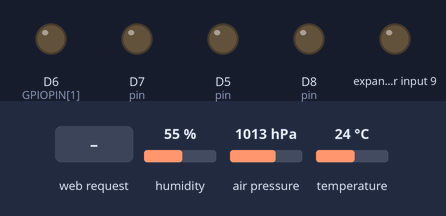
This sketch was run on a simulated ESP8266 (NodeMCU). On the bench: output pins drawn as LEDs (lit = HIGH). Inputs (shaded band) come from the test bench; at power-on: humidity 55 %, air pressure 1013 hPa, temperature 24 °C. WiFi joins after 1.5 s; servers stay silent unless stated; storage starts empty; what the sketch prints to the serial monitor is not drawn.

Above: at 2.7 s.
2.8 s: HTTP request GET /gpio?id=1&etat=1 received
At 3.6 s:
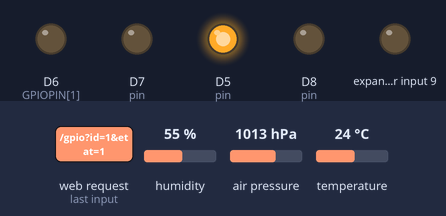
4.3 s: HTTP request GET /tabmesures.json received
5.8 s: HTTP request GET /mesures.json received
Timing chart, 0 to 8.8 s (numbered marks = the images above; inputs shaded):
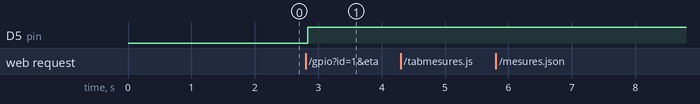

The sketch:

Part2_DHT22WebserverESP8266_SPIFFS.ino
```cpp
// (licence header left out)
#include <ESP8266WiFi.h>
#include <ESP8266WebServer.h>
#include <DHT.h>
#include <Adafruit_BMP085.h>
#include <FS.h>

#define ssid      "yourSSID"      // WiFi SSID
#define password  "yourPASSWORD"  // WiFi password
#define DHTTYPE   DHT22           // DHT type (DHT11, DHT22)
#define DHTPIN    D4              // Broche du DHT / DHT Pin
const uint8_t GPIOPIN[4] = {D5,D6,D7,D8};  // Led
float   t = 0 ;
float   h = 0 ;
float   pa = 0;
int     sizeHist = 100;           // Nombre de points dans l'historique - History size

// Création des objets / create Objects
DHT dht(DHTPIN, DHTTYPE);
Adafruit_BMP085 bmp;
ESP8266WebServer server ( 80 );

void updateGpio(){
  String gpio = server.arg("id");
  String etat = server.arg("etat");
  String success = "1";
  int pin = D5;
 if ( gpio == "D5" ) {
      pin = D5;
 } else if ( gpio == "D7" ) {
     pin = D7;
 } else if ( gpio == "D8" ) {
     pin = D8;
 } else {
      pin = D5;
  }
  Serial.println(pin);
  if ( etat == "1" ) {
    digitalWrite(pin, HIGH);
  } else if ( etat == "0" ) {
    digitalWrite(pin, LOW);
  } else {
    success = "1";
    Serial.println("Err Led Value");
  }

  String json = "{\"gpio\":\"" + String(gpio) + "\",";
  json += "\"etat\":\"" + String(etat) + "\",";
  json += "\"success\":\"" + String(success) + "\"}";

  server.send(200, "application/json", json);
  Serial.println("GPIO mis a jour");
}

void sendMesures() {
  String json = "{\"t\":\"" + String(t) + "\",";
  json += "\"h\":\"" + String(h) + "\",";
  json += "\"pa\":\"" + String(pa) + "\"}";

  server.send(200, "application/json", json);
  Serial.println("Mesures envoyees");
}

void sendTabMesures() {
  double temp = 0;      // Récupère la plus ancienne mesure (temperature) - get oldest record (temperature)
  String json = "[";
  json += "{\"mesure\":\"Température\",\"valeur\":\"" + String(t) + "\",\"unite\":\"°C\",\"glyph\":\"glyphicon-indent-left\",\"precedente\":\"" + String(temp) + "\"},";
  temp = 0;             // Récupère la plus ancienne mesure (humidite) - get oldest record (humidity)
  json += "{\"mesure\":\"Humidité\",\"valeur\":\"" + String(h) + "\",\"unite\":\"%\",\"glyph\":\"glyphicon-tint\",\"precedente\":\"" + String(temp) + "\"},";
  temp = 0;             // Récupère la plus ancienne mesure (pression atmospherique) - get oldest record (Atmospheric Pressure)
  json += "{\"mesure\":\"Pression Atmosphérique\",\"valeur\":\"" + String(pa) + "\",\"unite\":\"mbar\",\"glyph\":\"glyphicon-dashboard\",\"precedente\":\"" + String(temp) + "\"}";
  json += "]";
  server.send(200, "application/json", json);
  Serial.println("Tableau mesures envoyees");
}

void setup() {
  for ( int x = 0 ; x < 5 ; x++ ) {
    pinMode(GPIOPIN[x], OUTPUT);
  }

  Serial.begin ( 115200 );
  // Initialisation du BMP180 / Init BMP180
  if ( !bmp.begin() ) {
    Serial.println("BMP180 KO!");
    while (1);
  } else {
    Serial.println("BMP180 OK");
  }

  WiFi.begin ( ssid, password );
  // Attente de la connexion au réseau WiFi / Wait for connection
  while ( WiFi.status() != WL_CONNECTED ) {
    delay ( 500 ); Serial.print ( "." );
  }
  // Connexion WiFi établie / WiFi connexion is OK
  Serial.println ( "" );
  Serial.print ( "Connected to " ); Serial.println ( ssid );
  Serial.print ( "IP address: " ); Serial.println ( WiFi.localIP() );

  if (!SPIFFS.begin())
  {
    // Serious problem
    Serial.println("SPIFFS Mount failed");
  } else {

    Serial.println("SPIFFS Mount succesfull");
  }

  server.on("/tabmesures.json", sendTabMesures);
  server.on("/mesures.json", sendMesures);
  server.on("/gpio", updateGpio);
  /*HTTP_POST, []() {
    updateGpio();
  });
  */
  server.serveStatic("/js", SPIFFS, "/js");
  server.serveStatic("/css", SPIFFS, "/css");
  server.serveStatic("/img", SPIFFS, "/img");
  server.serveStatic("/", SPIFFS, "/index.html");

  server.begin();
  Serial.println ( "HTTP server started" );

}

void loop() {
  // put your main code here, to run repeatedly:
  server.handleClient();
  t = dht.readTemperature();
  h = dht.readHumidity();
  pa = bmp.readPressure() / 100.0F;
  delay(100);
}
```

Measured:
- after the input at 2.8 s, D5 (pin): LOW → HIGH at once
- after the input at 4.3 s, every drawn part: stays the same
- after the input at 5.8 s, every drawn part: stays the same
